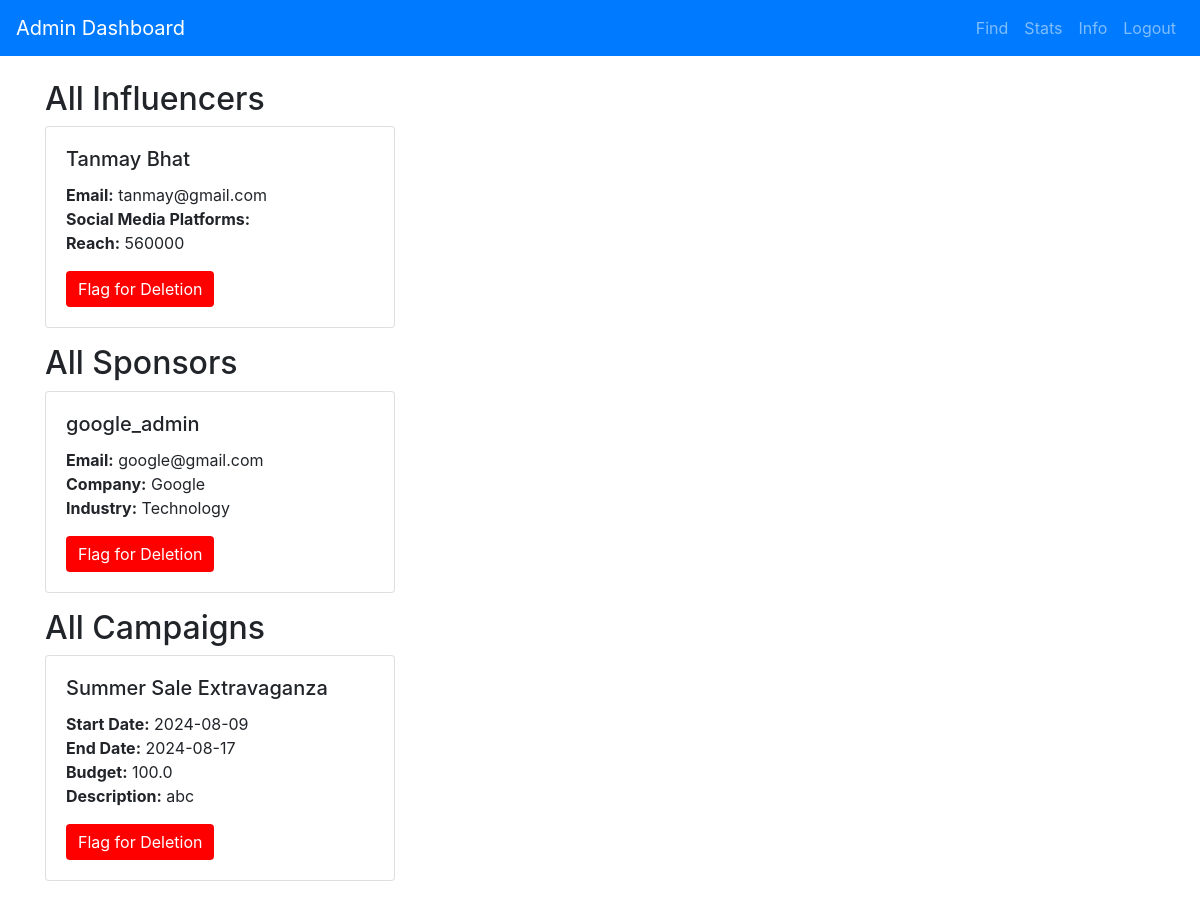
Page /find_all on the earlier database version.
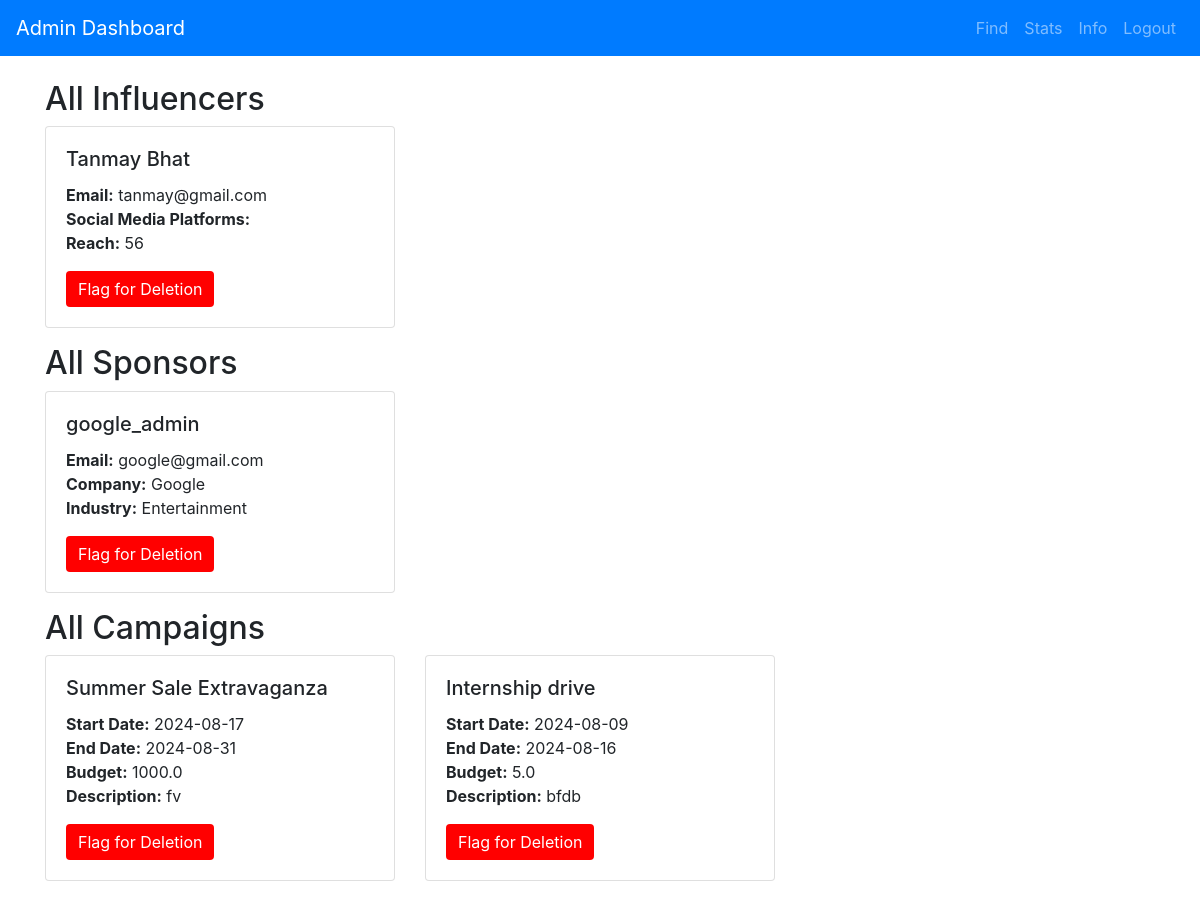
Same page on the later database version.
### backend/models.py (models this page shows)
class Influencer(db.Model):
    __tablename__ = 'influencer'
    id = db.Column(db.Integer, primary_key=True)
    name = db.Column(db.String(100), nullable=False)
    email = db.Column(db.String(150), nullable=False)
    profile_picture = db.Column(db.String(150), nullable=True)
    niche = db.Column(db.String(50), nullable=False)
    reach = db.Column(db.Integer, nullable=False)
    user_id = db.Column(db.Integer, db.ForeignKey('user.id'), nullable=False)
    platform = db.Column(db.String(150), nullable=False)  # This will store the social media platforms as a comma-separated string
    flagged = db.Column(db.Boolean, default=False)
    user = db.relationship('User', backref='influencer_user', uselist=False)

class Sponsor(db.Model):
    __tablename__ = 'sponsor'
    id = db.Column(db.Integer, primary_key=True)
    name = db.Column(db.String(100), nullable=False)
    email = db.Column(db.String(150), nullable=False)
    company = db.Column(db.String(100), nullable=False)
    industry = db.Column(db.String(100), nullable=False)
    user_id = db.Column(db.Integer, db.ForeignKey('user.id'), nullable=False)
    user = db.relationship('User', backref='sponsor_user', uselist=False)

class Campaign(db.Model):
    __tablename__ = 'campaign'
    id = db.Column(db.Integer, primary_key=True)
    name = db.Column(db.String(100), nullable=False)
    description = db.Column(db.Text, nullable=False)
    start_date = db.Column(db.Date, nullable=False)
    end_date = db.Column(db.Date, nullable=False)
    budget = db.Column(db.Float, nullable=False)
    visibility = db.Column(db.String(10), nullable=False)  # public, private
    goals = db.Column(db.Text, nullable=False)
    niche = db.Column(db.String(50), nullable=False)
    status = db.Column(db.String(10), nullable=False)
    flagged = db.Column(db.Boolean, default=False, nullable=False)
    user_id = db.Column(db.Integer, db.ForeignKey('user.id'), nullable=False)
    ad_requests = db.relationship('AdRequest', backref='campaigns_ad_requests', cascade="all, delete-orphan")
    campaign_requests = db.relationship('CampaignRequest', backref='campaign_campaign_requests', cascade="all, delete-orphan")

### backend/controller.py (the view)
@app.route('/find_all')
def find_all():
    influencers = Influencer.query.all()
    sponsors = Sponsor.query.all()
    campaigns = Campaign.query.all()
    return render_template('find_all.html', influencers=influencers, sponsors=sponsors, campaigns=campaigns)

### templates/find_all.html (shortened to what this page needs)
<!DOCTYPE html>
<html lang="en">
<head>
    <link href="https://stackpath.bootstrapcdn.com/bootstrap/4.5.2/css/bootstrap.min.css" rel="stylesheet">
</head>
<body>
<nav class="navbar navbar-expand-lg navbar-dark bg-primary">
    <a class="navbar-brand" href="{{ url_for('admin_dashboard') }}">Admin Dashboard</a>
    <div class="collapse navbar-collapse">
        <ul class="navbar-nav ml-auto">
            <li class="nav-item">
                <a class="nav-link" href="{{ url_for('find_all') }}">Find</a>
            </li>
            <li class="nav-item">
                <a class="nav-link" href="{{ url_for('stats') }}">Stats</a>
            </li>
            <li class="nav-item">
                <a class="nav-link" href="{{ url_for('info') }}">Info</a>
            </li>
            <li class="nav-item">
                <a class="nav-link" href="{{ url_for('logout') }}">Logout</a>
            </li>
        </ul>
    </div>
</nav>
<div class="container mt-4">
    <h2>All Influencers</h2>
    <div class="row">
        {% for influencer in influencers %}
            <div class="col-md-4 mb-3">
                <div class="card">
                    <div class="card-body">
                        <h5 class="card-title">{{ influencer.name }}</h5>
                        <p class="card-text">
                            <strong>Email:</strong> {{ influencer.email }}<br>
                            <strong>Social Media Platforms:</strong> {{ influencer.social_media_platforms }}<br>
                            <strong>Reach:</strong> {{ influencer.reach }}<br>
                        </p>
                        <form action="{{ url_for('delete_record', record_type='influencer', record_id=influencer.id) }}" method="post">
                            <button type="submit" class="btn flag-btn">Flag for Deletion</button>
                        </form>
                    </div>
                </div>
            </div>
        {% endfor %}
    </div>
    <h2>All Sponsors</h2>
    <div class="row">
        {% for sponsor in sponsors %}
            <div class="col-md-4 mb-3">
                <div class="card">
                    <div class="card-body">
                        <h5 class="card-title">{{ sponsor.name }}</h5>
                        <p class="card-text">
                            <strong>Email:</strong> {{ sponsor.email }}<br>
                            <strong>Company:</strong> {{ sponsor.company }}<br>
                            <strong>Industry:</strong> {{ sponsor.industry }}<br>
                        </p>
                        <form action="{{ url_for('delete_record', record_type='sponsor', record_id=sponsor.id) }}" method="post">
                            <button type="submit" class="btn flag-btn">Flag for Deletion</button>
                        </form>
                    </div>
                </div>
            </div>
        {% endfor %}
    </div>
    <h2>All Campaigns</h2>
    <div class="row">
        {% for campaign in campaigns %}
            <div class="col-md-4 mb-3">
                <div class="card">
                    <div class="card-body">
                        <h5 class="card-title">{{ campaign.name }}</h5>
                        <p class="card-text">
                            <strong>Start Date:</strong> {{ campaign.start_date }}<br>
                            <strong>End Date:</strong> {{ campaign.end_date }}<br>
                            <strong>Budget:</strong> {{ campaign.budget }}<br>
                            <strong>Description:</strong> {{ campaign.description }}<br>
                        </p>
                        <form action="{{ url_for('delete_record', record_type='campaign', record_id=campaign.id) }}" method="post">
                            <button type="submit" class="btn flag-btn">Flag for Deletion</button>
                        </form>
                    </div>
                </div>
            </div>
        {% endfor %}
    </div>
</div>
</body>
</html>

Differences in the rows shown:
changed Influencer "Tanmay Bhat": reach "560000" → "56"
changed Sponsor "google_admin": industry "Technology" → "Entertainment"
changed Campaign "Summer Sale Extravaganza": start_date "2024-08-09" → "2024-08-17"; end_date "2024-08-17" → "2024-08-31"; budget "100.0" → "1000.0"; description "abc" → "fv"
added Campaign: name "Internship drive", start_date "2024-08-09", end_date "2024-08-16", budget "5.0", description "bfdb"
